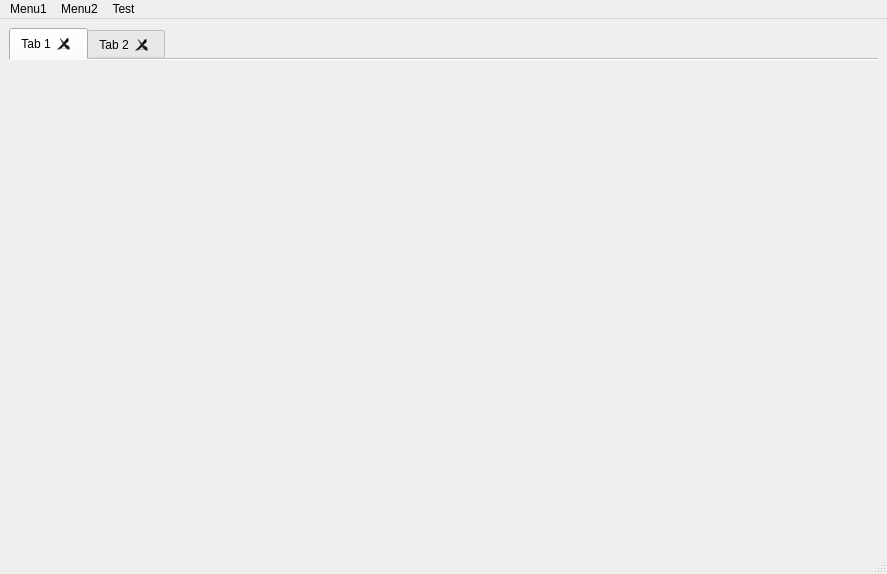
<?xml version="1.0" encoding="UTF-8"?>
<ui version="4.0">
 <class>MainWindow</class>
 <widget class="QMainWindow" name="MainWindow">
  <property name="geometry">
   <rect>
    <x>0</x>
    <y>0</y>
    <width>887</width>
    <height>574</height>
   </rect>
  </property>
  <property name="windowTitle">
   <string>CONVEYANCE</string>
  </property>
  <property name="locale">
   <locale language="English" country="UnitedStates"/>
  </property>
  <property name="documentMode">
   <bool>true</bool>
  </property>
  <widget class="QWidget" name="centralwidget">
   <layout class="QGridLayout" name="gridLayout_2">
    <item row="0" column="0">
     <layout class="QGridLayout" name="gridLayout">
      <item row="0" column="0">
       <widget class="QTabWidget" name="tabWidget">
        <property name="locale">
         <locale language="English" country="UnitedStates"/>
        </property>
        <property name="currentIndex">
         <number>0</number>
        </property>
        <property name="documentMode">
         <bool>true</bool>
        </property>
        <property name="tabsClosable">
         <bool>true</bool>
        </property>
        <property name="movable">
         <bool>true</bool>
        </property>
        <property name="tabBarAutoHide">
         <bool>true</bool>
        </property>
        <widget class="QWidget" name="tab">
         <attribute name="title">
          <string>Tab 1</string>
         </attribute>
        </widget>
        <widget class="QWidget" name="tab_2">
         <attribute name="title">
          <string>Tab 2</string>
         </attribute>
        </widget>
       </widget>
      </item>
     </layout>
    </item>
   </layout>
  </widget>
  <widget class="QMenuBar" name="menubar">
   <property name="geometry">
    <rect>
     <x>0</x>
     <y>0</y>
     <width>887</width>
     <height>20</height>
    </rect>
   </property>
   <widget class="QMenu" name="menuAddTest">
    <property name="title">
     <string>Test</string>
    </property>
    <addaction name="actionAdd"/>
   </widget>
   <widget class="QMenu" name="menuMenu1">
    <property name="title">
     <string>Menu1</string>
    </property>
   </widget>
   <widget class="QMenu" name="menuMenu2">
    <property name="title">
     <string>Menu2</string>
    </property>
   </widget>
   <addaction name="menuMenu1"/>
   <addaction name="menuMenu2"/>
   <addaction name="menuAddTest"/>
  </widget>
  <widget class="QStatusBar" name="statusbar"/>
  <action name="actionAdd">
   <property name="text">
    <string>AddTest</string>
   </property>
  </action>
 </widget>
 <resources/>
 <connections/>
</ui>
